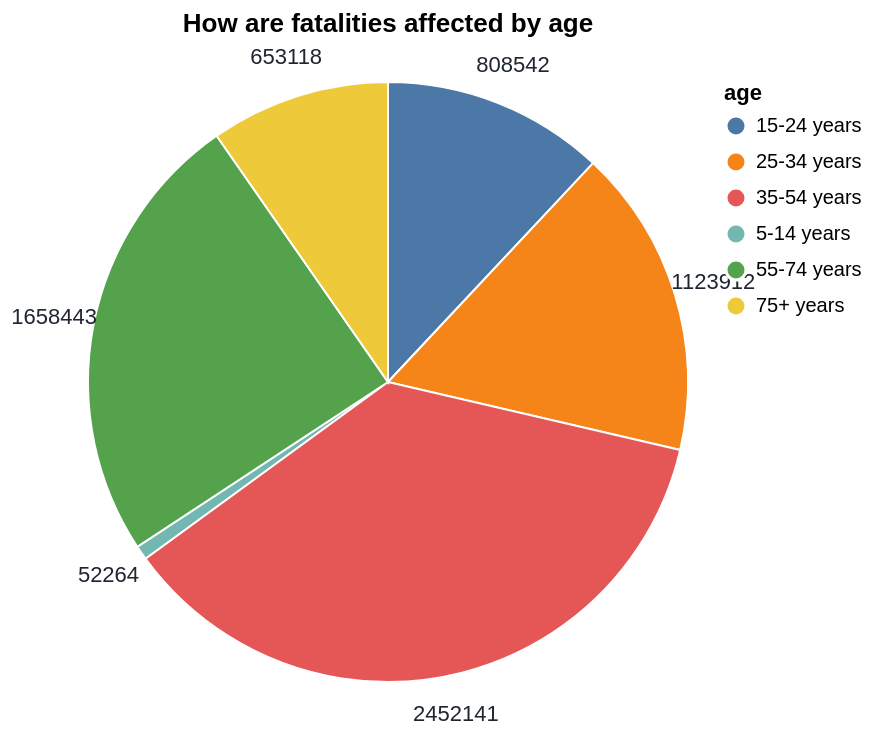

Specify this chart in Vega-Lite:
### Vega-Lite specification from a JSON file in a GitHub repository (floating-point values rounded to 4 significant figures)
{"$schema": "https://vega.github.io/schema/vega-lite/v5.json", "title": "How are fatalities affected by age", "width": "container", "height": 300, "data": {"values": [{"age": "5-14 years", "value": 52264}, {"age": "15-24 years", "value": 808542}, {"age": "25-34 years", "value": 1123912}, {"age": "35-54 years", "value": 2452141}, {"age": "55-74 years", "value": 1658443}, {"age": "75+ years", "value": 653118}]}, "mark": "arc", "encoding": {"theta": {"field": "value", "type": "quantitative", "stack": true}, "color": {"field": "age", "type": "nominal"}, "tooltip": [{"field": "age", "type": "nominal", "title": "Age group"}, {"field": "value", "title": "Number of fatalities"}]}, "layer": [{"mark": {"type": "arc", "outerRadius": 150, "stroke": "#fff"}}, {"mark": {"type": "text", "radius": 170, "fill": "#202630"}, "encoding": {"text": {"field": "value", "type": "quantitative"}}}], "view": {"stroke": null}}
